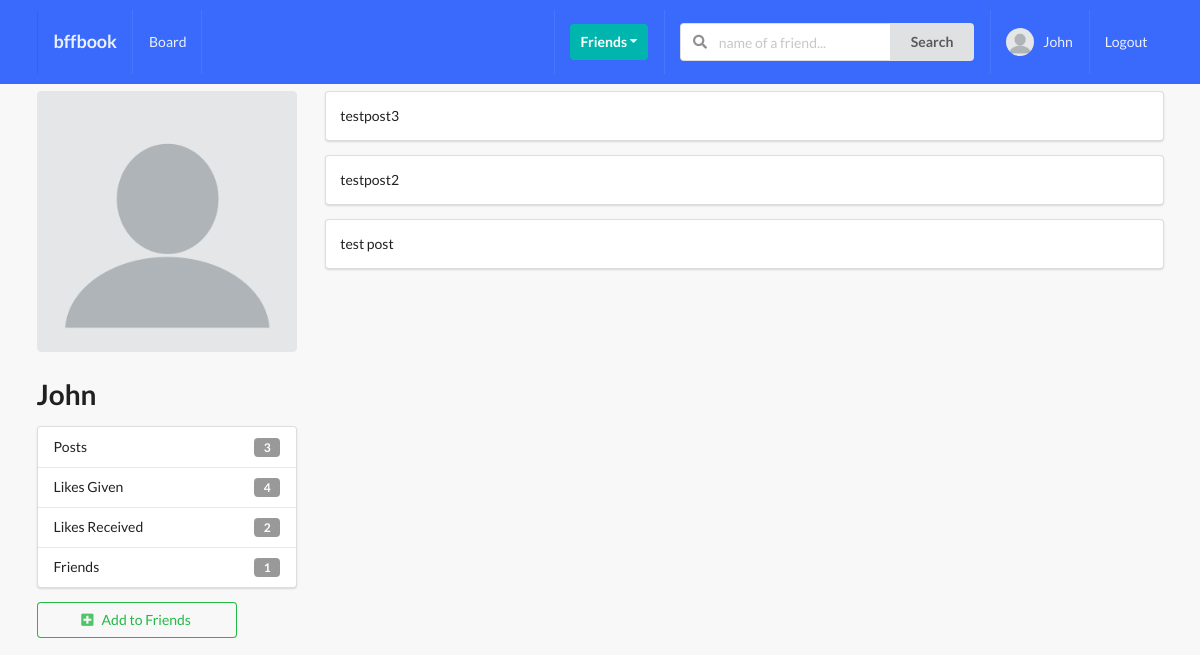
The page /profiles/l-amp/ (signed in) on the database as committed earlier.
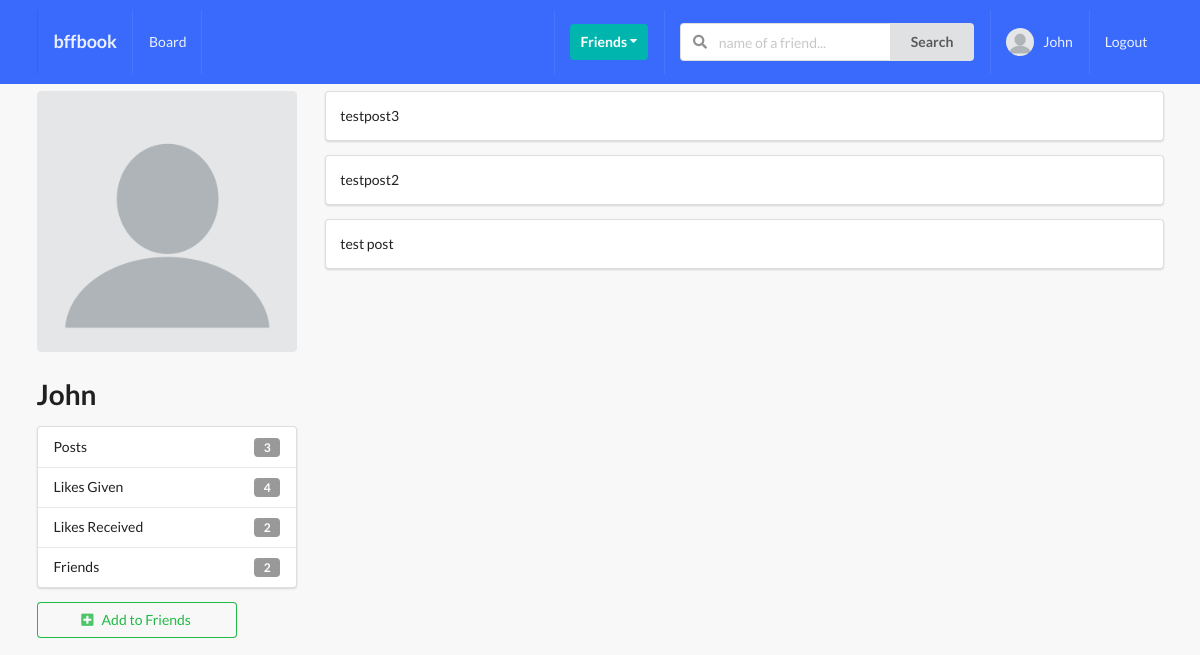
The same page on the database as committed later.
### profiles/models.py (models this page shows, shortened)
class Profile(models.Model):
    first_name = models.CharField(max_length=200, blank=True)
    last_name = models.CharField(max_length=200, blank=True)
    user = models.OneToOneField(User, on_delete=models.CASCADE)
    bio = models.TextField(default="No bio...", max_length=300)
    email = models.EmailField(max_length=200, blank=True)
    country = models.CharField(max_length=200, blank=True)
    avatar = models.ImageField(default='avatar.png', upload_to='avatars/')
    friends = models.ManyToManyField(User, blank=True, related_name='friends')
    slug = models.SlugField(unique=True, blank=True)
    updated = models.DateTimeField(auto_now=True)
    created = models.DateTimeField(auto_now_add=True)
    objects = ProfileManager()
    def get_friends_no(self):
        return self.friends.all().count()
    def get_post_no(self):
        return self.posts.all().count()
    def get_all_authors_posts(self):
        return self.posts.all()
    def get_likes_given_no(self):
        likes = self.like_set.all()
        total_liked = 0
        for item in likes:
            if item.value == 'Like':
                total_liked += 1
        return total_liked
    def get_likes_received_no(self):
        posts = self.posts.all()
        total_liked = 0
        for item in posts:
            total_liked += item.liked.all().count()
        return total_liked
    __initial_first_name = None
    __initail_last_name = None
    def __init__(self, *args, **kwargs):
        super().__init__(*args, **kwargs)
        self.__initial_first_name = self.first_name
        self.__initial_last_name = self.last_name

### posts/models.py (models this page shows, shortened)
class Like(models.Model):
    user = models.ForeignKey(Profile, on_delete=models.CASCADE)
    post = models.ForeignKey(Post, on_delete=models.CASCADE)
    value = models.CharField(choices=LIKE_CHOICES, max_length=8)
    updated = models.DateTimeField(auto_now=True)
    created = models.DateTimeField(auto_now_add=True)

class Post(models.Model):
    content = models.TextField()
    image = models.ImageField(upload_to='posts', validators=[FileExtensionValidator(['png', 'jpg', 'jpeg'])], blank=True)
    liked = models.ManyToManyField(Profile, blank=True, related_name='likes')
    updated = models.DateTimeField(auto_now=True)
    created = models.DateTimeField(auto_now_add=True)
    author = models.ForeignKey(Profile, on_delete=models.CASCADE, related_name='posts')
    class Meta:
        ordering = ('-created',)

### profiles/views.py (the view)
# urls.py: path('<slug>/', ProfileDetailView.as_view(), name='profile-detail-view'),
class ProfileDetailView(LoginRequiredMixin, DetailView):
    model = Profile
    template_name = 'profiles/detail.html'
    """
    def get_object(self, slug=None):
        slug = self.kwargs.get('slug')
        profile = Profile.objects.get(slug=slug)
        return profile
    """
    def get_context_data(self, **kwargs):
        context = super().get_context_data(**kwargs)
        user = User.objects.get(username__iexact=self.request.user)
        profile = Profile.objects.get(user=user)
        rel_r = Relationship.objects.filter(sender=profile)
        rel_s = Relationship.objects.filter(receiver=profile)
        rel_receiver = []
        rel_sender = []
        for item in rel_r:
            rel_receiver.append(item.receiver.user)
        for item in rel_s:
            rel_sender.append(item.sender.user)
        context['rel_receiver'] = rel_receiver
        context['rel_sender'] = rel_sender
        context['posts'] = self.get_object().get_all_authors_posts()
        context['len_posts'] = True if len(self.get_object().get_all_authors_posts()) > 0 else False
        return context

### profiles/context_processors.py (called while the page is built)
def profile_pic(request):
    if request.user.is_authenticated:
        profile_obj = Profile.objects.get(user=request.user)
        pic = profile_obj.avatar
        return {'picture': pic}
    return {}

def invitations_received_no(request):
    if request.user.is_authenticated:
        profile_obj = Profile.objects.get(user=request.user)
        qs_count = Relationship.objects.invitations_received(profile_obj).count()
        return {'invites_num': qs_count}
    return {}

### profiles/models.py (called while the page is built)
    def invitations_received(self, receiver):
        qs = Relationship.objects.filter(receiver=receiver, status='send')
        return qs

### profiles/templates/profiles/detail.html (shortened to what this page needs)
{% extends 'base.html' %}
{% block content %}
    <div class="ui grid">
    <br>
        <div class="row">
            <div class="four wide column">
                <img src="{{ object.avatar.url }}" alt="" class="ui medium rounded image">
                <h1>{{ object.user }}</h1>
                <div class="ui vertical fluid menu">
                    <div class="item">
                        Posts
                        <div class="ui label">{{ object.get_post_no }}</div>
                    </div>
                    <div class="item">
                        Likes Given
                    <div class="ui label">{{ object.get_likes_given_no }}</div>
                    </div>
                    <div class="item">
                        Likes Received
                        <div class="ui label">{{ object.get_likes_received_no }}</div>
                    </div>
                    <div class="item">
                        Friends
                        <div class="ui label">{{ object.get_friends_no }}</div>
                    </div>
                </div>
                    {% if object.user not in rel_receiver and object.user not in rel_sender %}
                    <form action="{%  url 'profiles:send-invite' %}" method="POST">
                        <button type="submit" class="ui positive basic button mb-5 w-big"><i class="plus square icon"></i>Add to Friends</button>
                    </form>
                    {% endif %}
            </div>
            <div class="twelve wide column">
                {% if len_posts %}
                    {% for post in posts %}
                        <div class="segment ui fluid">
                            {{ post.content }}
                        </div>
                    {% endfor %}
                {% else %}
                    <h1>No posts of this user...</h1>
                {% endif %}
            </div>
        </div>
    </div>
{% endblock content %}

Rows that differ between the two databases and show on the page:
changed Profile "John": get_friends_no "1" → "2"
